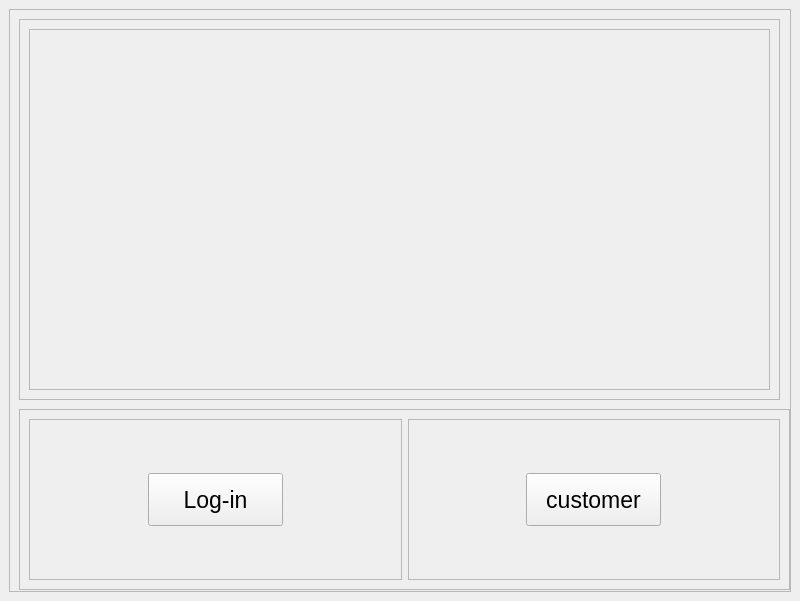
<?xml version="1.0" encoding="UTF-8"?>
<ui version="4.0">
 <class>MainWindow</class>
 <widget class="QMainWindow" name="MainWindow">
  <property name="geometry">
   <rect>
    <x>0</x>
    <y>0</y>
    <width>800</width>
    <height>601</height>
   </rect>
  </property>
  <property name="windowTitle">
   <string>main_product</string>
  </property>
  <widget class="QWidget" name="centralwidget">
   <layout class="QHBoxLayout" name="horizontalLayout_5">
    <item>
     <widget class="QFrame" name="frame">
      <property name="frameShape">
       <enum>QFrame::StyledPanel</enum>
      </property>
      <property name="frameShadow">
       <enum>QFrame::Raised</enum>
      </property>
      <widget class="QFrame" name="frame_2">
       <property name="geometry">
        <rect>
         <x>10</x>
         <y>10</y>
         <width>761</width>
         <height>381</height>
        </rect>
       </property>
       <property name="frameShape">
        <enum>QFrame::StyledPanel</enum>
       </property>
       <property name="frameShadow">
        <enum>QFrame::Raised</enum>
       </property>
       <layout class="QVBoxLayout" name="verticalLayout">
        <item>
         <widget class="QFrame" name="frame_6">
          <property name="frameShape">
           <enum>QFrame::StyledPanel</enum>
          </property>
          <property name="frameShadow">
           <enum>QFrame::Raised</enum>
          </property>
          <layout class="QHBoxLayout" name="horizontalLayout_4">
           <item>
            <widget class="QLabel" name="label">
             <property name="text">
              <string/>
             </property>
             <property name="pixmap">
              <pixmap>../../../Pictures/PrePro/image/001.jpg</pixmap>
             </property>
             <property name="scaledContents">
              <bool>true</bool>
             </property>
            </widget>
           </item>
          </layout>
         </widget>
        </item>
       </layout>
      </widget>
      <widget class="QFrame" name="frame_3">
       <property name="geometry">
        <rect>
         <x>10</x>
         <y>400</y>
         <width>771</width>
         <height>181</height>
        </rect>
       </property>
       <property name="frameShape">
        <enum>QFrame::StyledPanel</enum>
       </property>
       <property name="frameShadow">
        <enum>QFrame::Raised</enum>
       </property>
       <layout class="QHBoxLayout" name="horizontalLayout">
        <item>
         <widget class="QFrame" name="frame_4">
          <property name="frameShape">
           <enum>QFrame::StyledPanel</enum>
          </property>
          <property name="frameShadow">
           <enum>QFrame::Raised</enum>
          </property>
          <layout class="QHBoxLayout" name="horizontalLayout_2">
           <item>
            <widget class="QPushButton" name="pushButton">
             <property name="maximumSize">
              <size>
               <width>135</width>
               <height>53</height>
              </size>
             </property>
             <property name="font">
              <font>
               <pointsize>17</pointsize>
              </font>
             </property>
             <property name="text">
              <string>Log-in</string>
             </property>
            </widget>
           </item>
          </layout>
         </widget>
        </item>
        <item>
         <widget class="QFrame" name="frame_5">
          <property name="frameShape">
           <enum>QFrame::StyledPanel</enum>
          </property>
          <property name="frameShadow">
           <enum>QFrame::Raised</enum>
          </property>
          <layout class="QHBoxLayout" name="horizontalLayout_3">
           <item>
            <widget class="QPushButton" name="pushButton_2">
             <property name="maximumSize">
              <size>
               <width>135</width>
               <height>53</height>
              </size>
             </property>
             <property name="font">
              <font>
               <pointsize>17</pointsize>
              </font>
             </property>
             <property name="text">
              <string>customer</string>
             </property>
            </widget>
           </item>
          </layout>
         </widget>
        </item>
       </layout>
      </widget>
     </widget>
    </item>
   </layout>
  </widget>
 </widget>
 <resources/>
 <connections/>
</ui>
